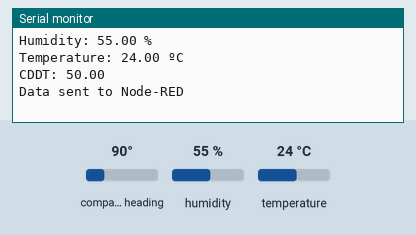
The sketch below on a simulated ESP32. Parts: the last lines printed to the serial monitor. The test bench sets the inputs (shaded band); at power-on: compass heading 90°, humidity 55 %, temperature 24 °C. WiFi joins after 1.5 s; servers stay silent unless stated; no MQTT or app messages arrive unless stated.

Above: at 2.7 s.
2.8 s: compass heading set to 269°
At 6.77 s:
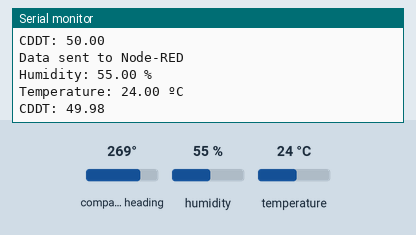
8.8 s: humidity set to 22 %
At 12.2 s:
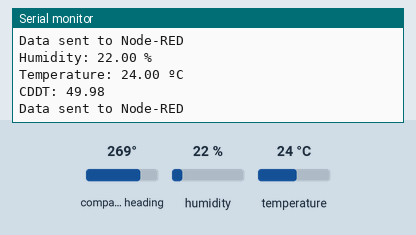
14.8 s: temperature set to 12 °C
At 18.1 s:
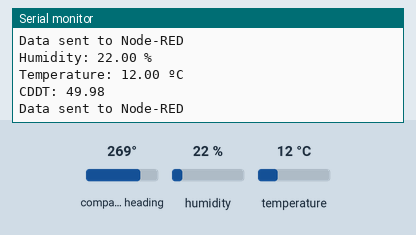
20.8 s: compass heading set to 352°
At 22.8 s:
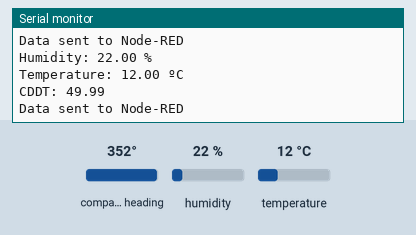
26.8 s: humidity set to 40 %
At 26.87 s:
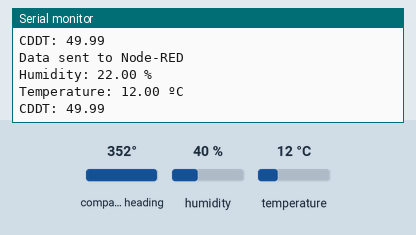
Timing chart, 0 to 29.8 s (numbered marks = the images above; inputs shaded):
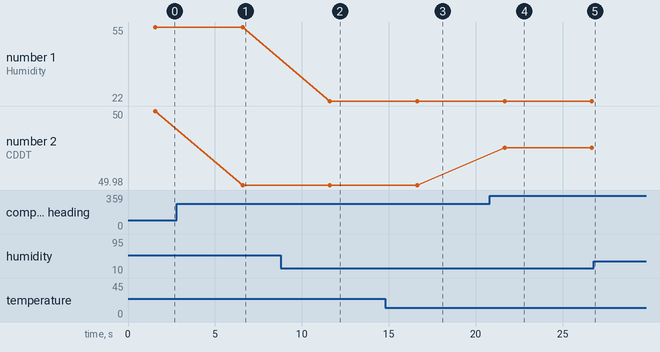

The sketch:

sensor_freertos.ino
```cpp
#include <WiFi.h>
#include <PubSubClient.h>
#include "DHT.h"
#include <Adafruit_HMC5883_U.h>
#include <freertos/FreeRTOS.h>
#include <freertos/task.h>
#include <freertos/semphr.h>

#define DHTTYPE DHT11
#define DHTPin 17
DHT dht(DHTPin, DHTTYPE);
Adafruit_HMC5883_Unified mag = Adafruit_HMC5883_Unified(12345);

const char* ssid = "Tom Ken";
const char* password = "quy132003";
const char* mqtt_server = "192.168.134.15";


WiFiClient espClient;
PubSubClient client(espClient);

// Biến toàn cục cho dữ liệu cảm biến
float lastHumidity = 0.0;
float lastTemperature = 0.0;
float lastCDDT = 0.0;
bool dataReady = false;

// Semaphore để đồng bộ truy cập client MQTT
SemaphoreHandle_t xMutex;

// Hàm kết nối WiFi
void setup_wifi() {
  delay(10);
  Serial.begin(115200);
  WiFi.begin(ssid, password);
  while (WiFi.status() != WL_CONNECTED) {
    delay(500);
    Serial.print(".");
  }
  Serial.println("\nConnected to WiFi");
}

// Hàm kết nối lại MQTT
void reconnectNodeRed() {
  while (!client.connected()) {
    Serial.print("Attempting MQTT connection to Node-RED...");
    if (client.connect("ESP32Client")) {
      Serial.println("connected to Node-RED broker");
    } else {
      Serial.print("failed, rc=");
      Serial.print(client.state());
      delay(5000);
    }
  }
}

// Task đọc cảm biến
void SensorTask(void *pvParameters) {
  while (1) {
    sensors_event_t event;
    mag.getEvent(&event);
    float humidity = dht.readHumidity();
    float temperatureC = dht.readTemperature();
    float CDDT = sqrt(pow(event.magnetic.x, 2) + pow(event.magnetic.y, 2) + pow(event.magnetic.z, 2));

    if (isnan(humidity) || isnan(temperatureC)) {
      Serial.println("Failed to read from DHT sensor!");
    } else {
      // Lưu dữ liệu vào biến toàn cục
      if (xSemaphoreTake(xMutex, portMAX_DELAY) == pdTRUE) {
        lastHumidity = humidity;
        lastTemperature = temperatureC;
        lastCDDT = CDDT;
        dataReady = true;
        xSemaphoreGive(xMutex);
      }

      // In dữ liệu ra Serial
      Serial.print("Humidity: ");
      Serial.print(humidity);
      Serial.println(" %");
      Serial.print("Temperature: ");
      Serial.print(temperatureC);
      Serial.println(" ºC");
      Serial.print("CDDT: ");
      Serial.println(CDDT);
    }

    vTaskDelay(5000 / portTICK_PERIOD_MS); // Đọc mỗi 5 giây
  }
}

// Task gửi dữ liệu MQTT
void MQTTTask(void *pvParameters) {
  while (1) {
    if (!client.connected()) {
      if (xSemaphoreTake(xMutex, portMAX_DELAY) == pdTRUE) {
        reconnectNodeRed();
        xSemaphoreGive(xMutex);
      }
    }
    client.loop();

    if (dataReady) {
      if (xSemaphoreTake(xMutex, portMAX_DELAY) == pdTRUE) {
        // Gửi dữ liệu qua MQTT
        client.publish("room/magnetic", String(lastCDDT).c_str());
        delay(100);
        client.publish("room/temperature", String(lastTemperature).c_str());
        delay(100);
        client.publish("room/humidity", String(lastHumidity).c_str());
        Serial.println("Data sent to Node-RED");
        dataReady = false; // Đặt lại cờ
        xSemaphoreGive(xMutex);
      }
    }

    vTaskDelay(50 / portTICK_PERIOD_MS); // Kiểm tra thường xuyên
  }
}

void setup() {
  Serial.begin(115200);
  dht.begin();
  setup_wifi();
  client.setServer(mqtt_server, 1883);

  if (!mag.begin()) {
    Serial.println("Could not find a valid HMC5883 sensor, check wiring!");
    while (1);
  }

  // Tạo semaphore
  xMutex = xSemaphoreCreateMutex();
  if (xMutex == NULL) {
    Serial.println("Failed to create mutex!");
    while (1);
  }

  // Tạo các task FreeRTOS
  xTaskCreatePinnedToCore(SensorTask,  "SensorTask", 4096,NULL, 1, NULL, 0);
  xTaskCreatePinnedToCore(MQTTTask, "MQTT Task", 4096, NULL, 2, NULL, 1);

}

void loop() {
  // Vòng loop trống vì mọi thứ được xử lý trong task
}
```

Measured:
- after the input at 2.8 s, the serial monitor: prints a new line after 3.8 s (image 1)
- after the input at 8.8 s, the serial monitor: prints a new line after 2.8 s (image 2)
- after the input at 14.8 s, the serial monitor: prints a new line after 1.8 s (image 3)
- after the input at 20.8 s, the serial monitor: prints a new line after 0.86 s (image 4)
- plotted number 1: 55 → 22 after the input at 8.8 s, 22 → 40 after the input at 26.8 s
- plotted number 2: 50 → 49.98 after the input at 2.8 s, 49.98 → 49.99 after the input at 20.8 s
